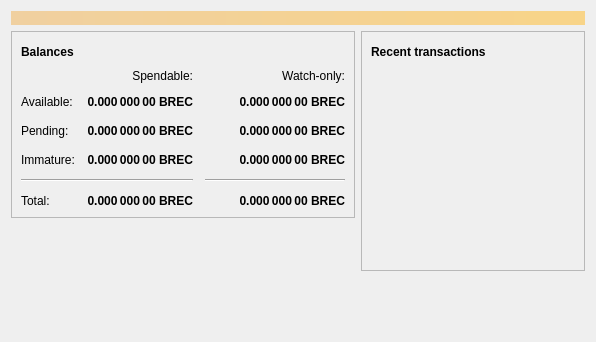
<?xml version="1.0" encoding="UTF-8"?>
<ui version="4.0">
 <class>OverviewPage</class>
 <widget class="QWidget" name="OverviewPage">
  <property name="geometry">
   <rect>
    <x>0</x>
    <y>0</y>
    <width>596</width>
    <height>342</height>
   </rect>
  </property>
  <property name="windowTitle">
   <string>Form</string>
  </property>
  <layout class="QVBoxLayout" name="topLayout">
   <item>
    <widget class="QLabel" name="labelAlerts">
     <property name="visible">
      <bool>false</bool>
     </property>
     <property name="styleSheet">
      <string notr="true">QLabel { background-color: qlineargradient(x1: 0, y1: 0, x2: 1, y2: 0, stop:0 #F0D0A0, stop:1 #F8D488); color:#000000; }</string>
     </property>
     <property name="wordWrap">
      <bool>true</bool>
     </property>
     <property name="margin">
      <number>3</number>
     </property>
     <property name="textInteractionFlags">
      <set>Qt::TextSelectableByMouse</set>
     </property>
    </widget>
   </item>
   <item>
    <layout class="QHBoxLayout" name="horizontalLayout" stretch="1,1">
     <item>
      <layout class="QVBoxLayout" name="verticalLayout_2">
       <item>
        <widget class="QFrame" name="frame">
         <property name="frameShape">
          <enum>QFrame::StyledPanel</enum>
         </property>
         <property name="frameShadow">
          <enum>QFrame::Raised</enum>
         </property>
         <layout class="QVBoxLayout" name="verticalLayout_4">
          <item>
           <layout class="QHBoxLayout" name="horizontalLayout_4">
            <item>
             <widget class="QLabel" name="label_5">
              <property name="font">
               <font>
                <weight>75</weight>
                <bold>true</bold>
               </font>
              </property>
              <property name="text">
               <string>Balances</string>
              </property>
             </widget>
            </item>
            <item>
             <widget class="QPushButton" name="labelWalletStatus">
              <property name="enabled">
               <bool>true</bool>
              </property>
              <property name="maximumSize">
               <size>
                <width>30</width>
                <height>16777215</height>
               </size>
              </property>
              <property name="toolTip">
               <string>The displayed information may be out of date. Your wallet automatically synchronizes with the Bitcoinreco network after a connection is established, but this process has not completed yet.</string>
              </property>
              <property name="text">
               <string/>
              </property>
              <property name="icon">
               <iconset resource="../bitcoinreco.qrc">
                <normaloff>:/icons/warning</normaloff>
                <disabledoff>:/icons/warning</disabledoff>:/icons/warning</iconset>
              </property>
              <property name="iconSize">
               <size>
                <width>24</width>
                <height>24</height>
               </size>
              </property>
              <property name="flat">
               <bool>true</bool>
              </property>
             </widget>
            </item>
            <item>
             <spacer name="horizontalSpacer_3">
              <property name="orientation">
               <enum>Qt::Horizontal</enum>
              </property>
              <property name="sizeHint" stdset="0">
               <size>
                <width>40</width>
                <height>20</height>
               </size>
              </property>
             </spacer>
            </item>
           </layout>
          </item>
          <item>
           <layout class="QGridLayout" name="gridLayout">
            <property name="spacing">
             <number>12</number>
            </property>
            <item row="2" column="2">
             <widget class="QLabel" name="labelWatchPending">
              <property name="font">
               <font>
                <weight>75</weight>
                <bold>true</bold>
               </font>
              </property>
              <property name="cursor">
               <cursorShape>IBeamCursor</cursorShape>
              </property>
              <property name="toolTip">
               <string>Unconfirmed transactions to watch-only addresses</string>
              </property>
              <property name="text">
               <string notr="true">0.000 000 00 BREC</string>
              </property>
              <property name="alignment">
               <set>Qt::AlignRight|Qt::AlignTrailing|Qt::AlignVCenter</set>
              </property>
              <property name="textInteractionFlags">
               <set>Qt::LinksAccessibleByMouse|Qt::TextSelectableByKeyboard|Qt::TextSelectableByMouse</set>
              </property>
             </widget>
            </item>
            <item row="2" column="1">
             <widget class="QLabel" name="labelUnconfirmed">
              <property name="font">
               <font>
                <weight>75</weight>
                <bold>true</bold>
               </font>
              </property>
              <property name="cursor">
               <cursorShape>IBeamCursor</cursorShape>
              </property>
              <property name="toolTip">
               <string>Total of transactions that have yet to be confirmed, and do not yet count toward the spendable balance</string>
              </property>
              <property name="text">
               <string notr="true">0.000 000 00 BREC</string>
              </property>
              <property name="alignment">
               <set>Qt::AlignRight|Qt::AlignTrailing|Qt::AlignVCenter</set>
              </property>
              <property name="textInteractionFlags">
               <set>Qt::LinksAccessibleByMouse|Qt::TextSelectableByKeyboard|Qt::TextSelectableByMouse</set>
              </property>
             </widget>
            </item>
            <item row="3" column="2">
             <widget class="QLabel" name="labelWatchImmature">
              <property name="font">
               <font>
                <weight>75</weight>
                <bold>true</bold>
               </font>
              </property>
              <property name="cursor">
               <cursorShape>IBeamCursor</cursorShape>
              </property>
              <property name="toolTip">
               <string>Mined balance in watch-only addresses that has not yet matured</string>
              </property>
              <property name="text">
               <string notr="true">0.000 000 00 BREC</string>
              </property>
              <property name="alignment">
               <set>Qt::AlignRight|Qt::AlignTrailing|Qt::AlignVCenter</set>
              </property>
              <property name="textInteractionFlags">
               <set>Qt::LinksAccessibleByMouse|Qt::TextSelectableByKeyboard|Qt::TextSelectableByMouse</set>
              </property>
             </widget>
            </item>
            <item row="4" column="0" colspan="2">
             <widget class="Line" name="line">
              <property name="orientation">
               <enum>Qt::Horizontal</enum>
              </property>
             </widget>
            </item>
            <item row="4" column="2">
             <widget class="Line" name="lineWatchBalance">
              <property name="sizePolicy">
               <sizepolicy hsizetype="Preferred" vsizetype="Fixed">
                <horstretch>0</horstretch>
                <verstretch>0</verstretch>
               </sizepolicy>
              </property>
              <property name="minimumSize">
               <size>
                <width>140</width>
                <height>0</height>
               </size>
              </property>
              <property name="orientation">
               <enum>Qt::Horizontal</enum>
              </property>
             </widget>
            </item>
            <item row="5" column="0">
             <widget class="QLabel" name="labelTotalText">
              <property name="text">
               <string>Total:</string>
              </property>
             </widget>
            </item>
            <item row="3" column="1">
             <widget class="QLabel" name="labelImmature">
              <property name="font">
               <font>
                <weight>75</weight>
                <bold>true</bold>
               </font>
              </property>
              <property name="cursor">
               <cursorShape>IBeamCursor</cursorShape>
              </property>
              <property name="toolTip">
               <string>Mined balance that has not yet matured</string>
              </property>
              <property name="text">
               <string notr="true">0.000 000 00 BREC</string>
              </property>
              <property name="alignment">
               <set>Qt::AlignRight|Qt::AlignTrailing|Qt::AlignVCenter</set>
              </property>
              <property name="textInteractionFlags">
               <set>Qt::LinksAccessibleByMouse|Qt::TextSelectableByKeyboard|Qt::TextSelectableByMouse</set>
              </property>
             </widget>
            </item>
            <item row="2" column="3">
             <spacer name="horizontalSpacer_2">
              <property name="orientation">
               <enum>Qt::Horizontal</enum>
              </property>
              <property name="sizeHint" stdset="0">
               <size>
                <width>40</width>
                <height>20</height>
               </size>
              </property>
             </spacer>
            </item>
            <item row="3" column="0">
             <widget class="QLabel" name="labelImmatureText">
              <property name="text">
               <string>Immature:</string>
              </property>
             </widget>
            </item>
            <item row="5" column="1">
             <widget class="QLabel" name="labelTotal">
              <property name="font">
               <font>
                <weight>75</weight>
                <bold>true</bold>
               </font>
              </property>
              <property name="cursor">
               <cursorShape>IBeamCursor</cursorShape>
              </property>
              <property name="toolTip">
               <string>Your current total balance</string>
              </property>
              <property name="text">
               <string notr="true">0.000 000 00 BREC</string>
              </property>
              <property name="alignment">
               <set>Qt::AlignRight|Qt::AlignTrailing|Qt::AlignVCenter</set>
              </property>
              <property name="textInteractionFlags">
               <set>Qt::LinksAccessibleByMouse|Qt::TextSelectableByKeyboard|Qt::TextSelectableByMouse</set>
              </property>
             </widget>
            </item>
            <item row="5" column="2">
             <widget class="QLabel" name="labelWatchTotal">
              <property name="font">
               <font>
                <weight>75</weight>
                <bold>true</bold>
               </font>
              </property>
              <property name="cursor">
               <cursorShape>IBeamCursor</cursorShape>
              </property>
              <property name="toolTip">
               <string>Current total balance in watch-only addresses</string>
              </property>
              <property name="text">
               <string notr="true">0.000 000 00 BREC</string>
              </property>
              <property name="alignment">
               <set>Qt::AlignRight|Qt::AlignTrailing|Qt::AlignVCenter</set>
              </property>
              <property name="textInteractionFlags">
               <set>Qt::LinksAccessibleByMouse|Qt::TextSelectableByKeyboard|Qt::TextSelectableByMouse</set>
              </property>
             </widget>
            </item>
            <item row="0" column="2">
             <widget class="QLabel" name="labelWatchonly">
              <property name="text">
               <string>Watch-only:</string>
              </property>
              <property name="alignment">
               <set>Qt::AlignRight|Qt::AlignTrailing|Qt::AlignVCenter</set>
              </property>
             </widget>
            </item>
            <item row="1" column="0">
             <widget class="QLabel" name="labelBalanceText">
              <property name="text">
               <string>Available:</string>
              </property>
             </widget>
            </item>
            <item row="1" column="1">
             <widget class="QLabel" name="labelBalance">
              <property name="font">
               <font>
                <weight>75</weight>
                <bold>true</bold>
               </font>
              </property>
              <property name="cursor">
               <cursorShape>IBeamCursor</cursorShape>
              </property>
              <property name="toolTip">
               <string>Your current spendable balance</string>
              </property>
              <property name="text">
               <string notr="true">0.000 000 00 BREC</string>
              </property>
              <property name="alignment">
               <set>Qt::AlignRight|Qt::AlignTrailing|Qt::AlignVCenter</set>
              </property>
              <property name="textInteractionFlags">
               <set>Qt::LinksAccessibleByMouse|Qt::TextSelectableByKeyboard|Qt::TextSelectableByMouse</set>
              </property>
             </widget>
            </item>
            <item row="1" column="2">
             <widget class="QLabel" name="labelWatchAvailable">
              <property name="font">
               <font>
                <weight>75</weight>
                <bold>true</bold>
               </font>
              </property>
              <property name="cursor">
               <cursorShape>IBeamCursor</cursorShape>
              </property>
              <property name="toolTip">
               <string>Your current balance in watch-only addresses</string>
              </property>
              <property name="text">
               <string notr="true">0.000 000 00 BREC</string>
              </property>
              <property name="alignment">
               <set>Qt::AlignRight|Qt::AlignTrailing|Qt::AlignVCenter</set>
              </property>
              <property name="textInteractionFlags">
               <set>Qt::LinksAccessibleByMouse|Qt::TextSelectableByKeyboard|Qt::TextSelectableByMouse</set>
              </property>
             </widget>
            </item>
            <item row="2" column="0">
             <widget class="QLabel" name="labelPendingText">
              <property name="text">
               <string>Pending:</string>
              </property>
             </widget>
            </item>
            <item row="0" column="1">
             <widget class="QLabel" name="labelSpendable">
              <property name="text">
               <string>Spendable:</string>
              </property>
              <property name="alignment">
               <set>Qt::AlignRight|Qt::AlignTrailing|Qt::AlignVCenter</set>
              </property>
             </widget>
            </item>
           </layout>
          </item>
         </layout>
        </widget>
       </item>
       <item>
        <spacer name="verticalSpacer">
         <property name="orientation">
          <enum>Qt::Vertical</enum>
         </property>
         <property name="sizeHint" stdset="0">
          <size>
           <width>20</width>
           <height>40</height>
          </size>
         </property>
        </spacer>
       </item>
      </layout>
     </item>
     <item>
      <layout class="QVBoxLayout" name="verticalLayout_3">
       <item>
        <widget class="QFrame" name="frame_2">
         <property name="frameShape">
          <enum>QFrame::StyledPanel</enum>
         </property>
         <property name="frameShadow">
          <enum>QFrame::Raised</enum>
         </property>
         <layout class="QVBoxLayout" name="verticalLayout">
          <item>
           <layout class="QHBoxLayout" name="horizontalLayout_2">
            <item>
             <widget class="QLabel" name="label_4">
              <property name="font">
               <font>
                <weight>75</weight>
                <bold>true</bold>
               </font>
              </property>
              <property name="text">
               <string>Recent transactions</string>
              </property>
             </widget>
            </item>
            <item>
             <widget class="QPushButton" name="labelTransactionsStatus">
              <property name="enabled">
               <bool>true</bool>
              </property>
              <property name="maximumSize">
               <size>
                <width>30</width>
                <height>16777215</height>
               </size>
              </property>
              <property name="toolTip">
               <string>The displayed information may be out of date. Your wallet automatically synchronizes with the Bitcoinreco network after a connection is established, but this process has not completed yet.</string>
              </property>
              <property name="text">
               <string/>
              </property>
              <property name="icon">
               <iconset resource="../bitcoinreco.qrc">
                <normaloff>:/icons/warning</normaloff>
                <disabledoff>:/icons/warning</disabledoff>:/icons/warning</iconset>
              </property>
              <property name="iconSize">
               <size>
                <width>24</width>
                <height>24</height>
               </size>
              </property>
              <property name="flat">
               <bool>true</bool>
              </property>
             </widget>
            </item>
            <item>
             <spacer name="horizontalSpacer">
              <property name="orientation">
               <enum>Qt::Horizontal</enum>
              </property>
              <property name="sizeHint" stdset="0">
               <size>
                <width>40</width>
                <height>20</height>
               </size>
              </property>
             </spacer>
            </item>
           </layout>
          </item>
          <item>
           <widget class="QListView" name="listTransactions">
            <property name="styleSheet">
             <string notr="true">QListView { background: transparent; }</string>
            </property>
            <property name="frameShape">
             <enum>QFrame::NoFrame</enum>
            </property>
            <property name="verticalScrollBarPolicy">
             <enum>Qt::ScrollBarAlwaysOff</enum>
            </property>
            <property name="horizontalScrollBarPolicy">
             <enum>Qt::ScrollBarAlwaysOff</enum>
            </property>
            <property name="selectionMode">
             <enum>QAbstractItemView::NoSelection</enum>
            </property>
           </widget>
          </item>
         </layout>
        </widget>
       </item>
       <item>
        <spacer name="verticalSpacer_2">
         <property name="orientation">
          <enum>Qt::Vertical</enum>
         </property>
         <property name="sizeHint" stdset="0">
          <size>
           <width>20</width>
           <height>40</height>
          </size>
         </property>
        </spacer>
       </item>
      </layout>
     </item>
    </layout>
   </item>
  </layout>
 </widget>
 <resources/>
 <connections/>
</ui>
